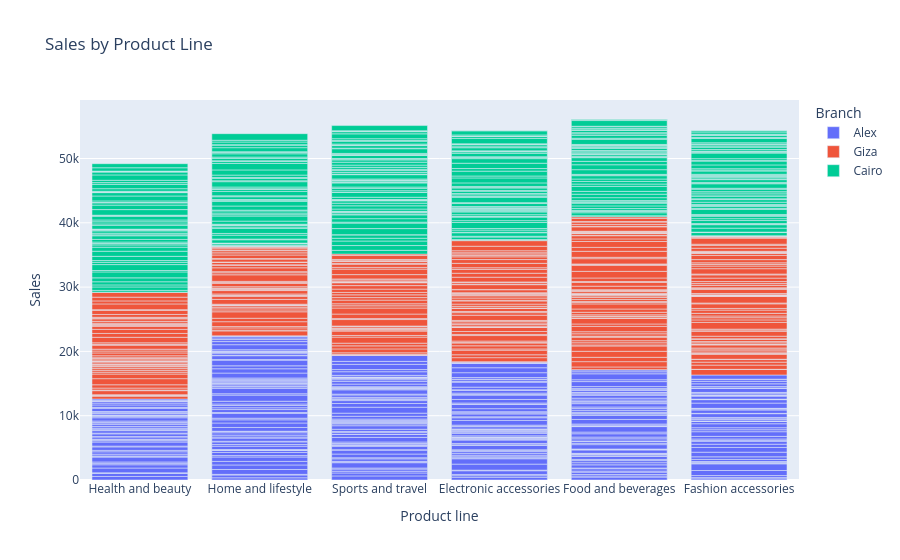

Here is the notebook cell this chart was saved with:
### Code cell
import plotly.express as px

fig = px.bar(
    df,
    x="Product line",
    y="Sales",
    color="Branch",
    title="Sales by Product Line"
)

fig.write_html("../visualization/interactive_dashboard.html")

fig.show()

### Figure 1 — Plotly figure (JSON) as saved in the notebook; plotly's stock layout.template omitted (floating-point values rounded to 4 significant figures; data arrays with more than 128 entries replaced by an {"elided": "..."} marker saying what was removed)
{"data": [{"hovertemplate": "Branch=Alex<br>Product line=%{x}<br>Sales=%{y}<extra></extra>", "legendgroup": "Alex", "marker": {"color": "#636efa", "pattern": {"shape": ""}}, "name": "Alex", "orientation": "v", "showlegend": true, "textposition": "auto", "type": "bar", "x": {"elided": "340 str values"}, "xaxis": "x", "y": {"elided": "340 float values"}, "yaxis": "y"}, {"hovertemplate": "Branch=Giza<br>Product line=%{x}<br>Sales=%{y}<extra></extra>", "legendgroup": "Giza", "marker": {"color": "#EF553B", "pattern": {"shape": ""}}, "name": "Giza", "orientation": "v", "showlegend": true, "textposition": "auto", "type": "bar", "x": {"elided": "328 str values"}, "xaxis": "x", "y": {"elided": "328 float values"}, "yaxis": "y"}, {"hovertemplate": "Branch=Cairo<br>Product line=%{x}<br>Sales=%{y}<extra></extra>", "legendgroup": "Cairo", "marker": {"color": "#00cc96", "pattern": {"shape": ""}}, "name": "Cairo", "orientation": "v", "showlegend": true, "textposition": "auto", "type": "bar", "x": {"elided": "332 str values"}, "xaxis": "x", "y": {"elided": "332 float values"}, "yaxis": "y"}], "layout": {"barmode": "relative", "legend": {"title": {"text": "Branch"}, "tracegroupgap": 0}, "title": {"text": "Sales by Product Line"}, "xaxis": {"anchor": "y", "domain": [0, 1], "title": {"text": "Product line"}}, "yaxis": {"anchor": "x", "domain": [0, 1], "title": {"text": "Sales"}}}}
